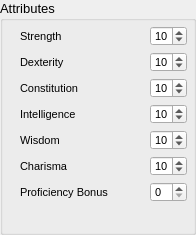
            <widget class="QGroupBox" name="org_attribs">
             <property name="sizePolicy">
              <sizepolicy hsizetype="Preferred" vsizetype="Preferred">
               <horstretch>1</horstretch>
               <verstretch>1</verstretch>
              </sizepolicy>
             </property>
             <property name="minimumSize">
              <size>
               <width>170</width>
               <height>235</height>
              </size>
             </property>
             <property name="font">
              <font>
               <family>Segoe UI</family>
               <pointsize>10</pointsize>
              </font>
             </property>
             <property name="title">
              <string>Attributes</string>
             </property>
             <widget class="QSpinBox" name="spin_stat_wis">
              <property name="geometry">
               <rect>
                <x>150</x>
                <y>130</y>
                <width>37</width>
                <height>20</height>
               </rect>
              </property>
              <property name="font">
               <font>
                <family>Segoe UI</family>
                <pointsize>8</pointsize>
               </font>
              </property>
              <property name="value">
               <number>10</number>
              </property>
             </widget>
             <widget class="QSpinBox" name="spin_stat_con">
              <property name="geometry">
               <rect>
                <x>150</x>
                <y>78</y>
                <width>37</width>
                <height>20</height>
               </rect>
              </property>
              <property name="font">
               <font>
                <family>Segoe UI</family>
                <pointsize>8</pointsize>
               </font>
              </property>
              <property name="value">
               <number>10</number>
              </property>
             </widget>
             <widget class="QLabel" name="label_stat_int">
              <property name="geometry">
               <rect>
                <x>20</x>
                <y>104</y>
                <width>120</width>
                <height>20</height>
               </rect>
              </property>
              <property name="palette">
               <palette>
                <active/>
                <inactive/>
                <disabled/>
               </palette>
              </property>
              <property name="font">
               <font>
                <family>Segoe UI</family>
                <pointsize>8</pointsize>
               </font>
              </property>
              <property name="text">
               <string>Intelligence</string>
              </property>
             </widget>
             <widget class="QSpinBox" name="spin_stat_cha">
              <property name="geometry">
               <rect>
                <x>150</x>
                <y>156</y>
                <width>37</width>
                <height>20</height>
               </rect>
              </property>
              <property name="font">
               <font>
                <family>Segoe UI</family>
                <pointsize>8</pointsize>
               </font>
              </property>
              <property name="value">
               <number>10</number>
              </property>
             </widget>
             <widget class="QLabel" name="label_stat_dex">
              <property name="geometry">
               <rect>
                <x>20</x>
                <y>52</y>
                <width>120</width>
                <height>20</height>
               </rect>
              </property>
              <property name="palette">
               <palette>
                <active/>
                <inactive/>
                <disabled/>
               </palette>
              </property>
              <property name="font">
               <font>
                <family>Segoe UI</family>
                <pointsize>8</pointsize>
               </font>
              </property>
              <property name="text">
               <string>Dexterity</string>
              </property>
             </widget>
             <widget class="QLabel" name="label_stat_str">
              <property name="geometry">
               <rect>
                <x>20</x>
                <y>26</y>
                <width>120</width>
                <height>20</height>
               </rect>
              </property>
              <property name="font">
               <font>
                <family>Segoe UI</family>
                <pointsize>8</pointsize>
               </font>
              </property>
              <property name="frameShape">
               <enum>QFrame::NoFrame</enum>
              </property>
              <property name="frameShadow">
               <enum>QFrame::Plain</enum>
              </property>
              <property name="lineWidth">
               <number>3</number>
              </property>
              <property name="text">
               <string>Strength</string>
              </property>
             </widget>
             <widget class="QLabel" name="label_stat_wis">
              <property name="geometry">
               <rect>
                <x>20</x>
                <y>130</y>
                <width>120</width>
                <height>20</height>
               </rect>
              </property>
              <property name="palette">
               <palette>
                <active/>
                <inactive/>
                <disabled/>
               </palette>
              </property>
              <property name="font">
               <font>
                <family>Segoe UI</family>
                <pointsize>8</pointsize>
               </font>
              </property>
              <property name="text">
               <string>Wisdom</string>
              </property>
             </widget>
             <widget class="QLabel" name="label_stat_pro">
              <property name="geometry">
               <rect>
                <x>20</x>
                <y>182</y>
                <width>120</width>
                <height>20</height>
               </rect>
              </property>
              <property name="palette">
               <palette>
                <active/>
                <inactive/>
                <disabled/>
               </palette>
              </property>
              <property name="font">
               <font>
                <family>Segoe UI</family>
                <pointsize>8</pointsize>
               </font>
              </property>
              <property name="autoFillBackground">
               <bool>false</bool>
              </property>
              <property name="text">
               <string>Proficiency Bonus</string>
              </property>
             </widget>
             <widget class="QSpinBox" name="spin_stat_dex">
              <property name="geometry">
               <rect>
                <x>150</x>
                <y>52</y>
                <width>37</width>
                <height>20</height>
               </rect>
              </property>
              <property name="font">
               <font>
                <family>Segoe UI</family>
                <pointsize>8</pointsize>
               </font>
              </property>
              <property name="value">
               <number>10</number>
              </property>
             </widget>
             <widget class="QSpinBox" name="spin_stat_int">
              <property name="geometry">
               <rect>
                <x>150</x>
                <y>104</y>
                <width>37</width>
                <height>20</height>
               </rect>
              </property>
              <property name="font">
               <font>
                <family>Segoe UI</family>
                <pointsize>8</pointsize>
               </font>
              </property>
              <property name="value">
               <number>10</number>
              </property>
             </widget>
             <widget class="QLabel" name="label_stat_con">
              <property name="geometry">
               <rect>
                <x>20</x>
                <y>78</y>
                <width>120</width>
                <height>20</height>
               </rect>
              </property>
              <property name="palette">
               <palette>
                <active/>
                <inactive/>
                <disabled/>
               </palette>
              </property>
              <property name="font">
               <font>
                <family>Segoe UI</family>
                <pointsize>8</pointsize>
               </font>
              </property>
              <property name="text">
               <string>Constitution</string>
              </property>
             </widget>
             <widget class="QSpinBox" name="spin_stat_pro">
              <property name="geometry">
               <rect>
                <x>150</x>
                <y>182</y>
                <width>37</width>
                <height>20</height>
               </rect>
              </property>
              <property name="font">
               <font>
                <family>Segoe UI</family>
                <pointsize>8</pointsize>
               </font>
              </property>
              <property name="suffix">
               <string/>
              </property>
             </widget>
             <widget class="QSpinBox" name="spin_stat_str">
              <property name="geometry">
               <rect>
                <x>150</x>
                <y>26</y>
                <width>37</width>
                <height>20</height>
               </rect>
              </property>
              <property name="font">
               <font>
                <family>Segoe UI</family>
                <pointsize>8</pointsize>
               </font>
              </property>
              <property name="value">
               <number>10</number>
              </property>
             </widget>
             <widget class="QLabel" name="label_stat_cha">
              <property name="geometry">
               <rect>
                <x>20</x>
                <y>156</y>
                <width>120</width>
                <height>20</height>
               </rect>
              </property>
              <property name="palette">
               <palette>
                <active/>
                <inactive/>
                <disabled/>
               </palette>
              </property>
              <property name="font">
               <font>
                <family>Segoe UI</family>
                <pointsize>8</pointsize>
               </font>
              </property>
              <property name="text">
               <string>Charisma</string>
              </property>
             </widget>
            </widget>
